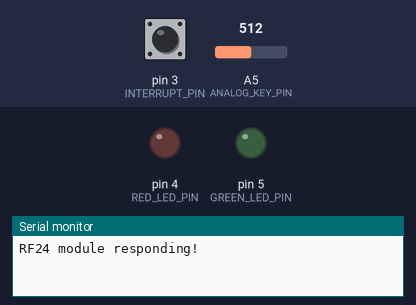
A sketch run on a simulated Arduino Uno, built with avr-gcc and run on an emulated ATmega328P. On the bench: output pins drawn as LEDs (lit = HIGH), the last lines printed to the serial monitor. The inputs (shaded band) are chosen by the test bench; at power-on: pin 3 (INTERRUPT_PIN) LOW, A5 (ANALOG_KEY_PIN) = 512. No radio packets arrive unless stated.

Above: at 1.2 s.
1.3 s: pin 3 (INTERRUPT_PIN) pulled HIGH for 0.15 s
2.9 s: pin 3 (INTERRUPT_PIN) pulsed HIGH 5 times (0.12 s each, 0.3 s apart)
At 4.8 s:
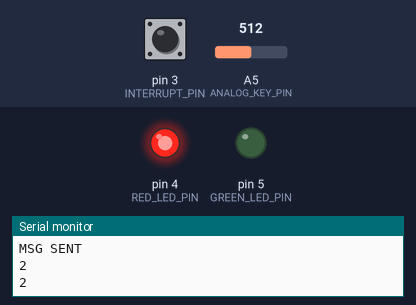
Timing chart, 0 to 6.3 s (numbered marks = the images above; inputs shaded):
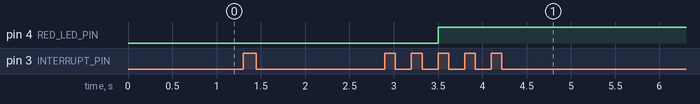

The sketch:

TX.ino
```cpp
// PROJECT  :Wireless Gate Opener
// PURPOSE  :To make a wireless access control system that integrates programming, prototyping and design for the transmitter.
// COURSE   :ICS3U-E
// AUTHOR   :T. Park
// DATE     :2025 06 04
// MCU      :328P (Standalone)
// STATUS   :Working
// REFRENCE :http://darcy.rsgc.on.ca/ACES/TEI3M/2425/ISPs.html#logs

#include <SPI.h>                                                                                     // SPI library for communication
#include <RF24.h>                                                                                    // RF24 library for radio

#define RF_CE_PIN         9                                                                          // RF24 CE pin
#define RF_CSN_PIN        8                                                                          // RF24 CSN pin

#define RED_LED_PIN       4                                                                          // Red LED output pin
#define GREEN_LED_PIN     5                                                                          // Green LED output pin

#define INTERRUPT_PIN     3                                                                          // Input pin for interrupt
#define ANALOG_KEY_PIN    A5                                                                         // Analog pin for keypad

#define PASSWORD_LENGTH   4                                                                          // Length of the password
const char CORRECT_PASSWORD[PASSWORD_LENGTH] = {'0', '6', '1', '7'};                                 // Correct password

#define NUM_KEYS          12                                                                         // Total number of keys
const uint16_t THRESHOLDS[NUM_KEYS] = {285, 310, 330, 360, 400, 425, 469, 540, 625, 720, 845, 1024}; // ADC thresholds
const char KEYS[NUM_KEYS] = { '#', '9', '6', '3', '0', '8', '5', '2', '*', '7', '4', '1' };          // Key values

RF24 radio(RF_CE_PIN, RF_CSN_PIN);                                                                   // Create radio object
const byte ADDRESS[6] = "12345";                                                                     // Pipe address for RF

char inputPassword[PASSWORD_LENGTH] = {'\0', '\0', '\0', '\0'};                                      // User input buffer
int inputIndex = 0;                                                                                  // Current index for input
volatile bool interruptTriggered = false;                                                            // Flag for interrupt

void setup() {
  Serial.begin(9600);                                                                                // Start serial communication
  while (!Serial);                                                                                   // Wait for serial monitor

  if (!radio.begin()) {                                                                              // Try initializing RF24
    Serial.println("RF24 module not responding!");                                                   // Error message
  } else {
    Serial.println("RF24 module responding!");                                                       // Success message
  }

  radio.openWritingPipe(ADDRESS);                                                                    // Set up RF writing pipe
  radio.setPALevel(RF24_PA_MIN);                                                                     // Set low power level
  radio.setDataRate(RF24_1MBPS);                                                                     // Set RF data rate
  radio.stopListening();                                                                             // Set to transmit mode

  pinMode(RED_LED_PIN, OUTPUT);                                                                      // Set red LED as output
  pinMode(GREEN_LED_PIN, OUTPUT);                                                                    // Set green LED as output
  pinMode(INTERRUPT_PIN, INPUT);                                                                     // Set interrupt pin as input

  digitalWrite(RED_LED_PIN, LOW);                                                                    // Turn off red LED
  digitalWrite(GREEN_LED_PIN, LOW);                                                                  // Turn off green LED

  attachInterrupt(digitalPinToInterrupt(INTERRUPT_PIN), handleInterrupt, RISING);                    // Attach interrupt
}

void handleInterrupt() {
  interruptTriggered = true;                                                                         // Set interrupt flag
}

char getKey() {
  uint16_t value = 0;                                                                                // Initialize analog value

  if (interruptTriggered) {                                                                          // If interrupt occurred
    value = analogRead(ANALOG_KEY_PIN);                                                              // Read keypad input
    interruptTriggered = false;                                                                      // Reset the flag
  }

  char ch = '?';                                                                                     // Default unknown key

  for (int i = 0; i < NUM_KEYS; i++) {                                                               // Iterate through all keys
    if (i == 0 && value < THRESHOLDS[i]) {
      ch = KEYS[i];                                                                                  // Match first threshold
      break;
    } else if (i == NUM_KEYS - 1 || value >= THRESHOLDS[i]) {
      ch = KEYS[i];                                                                                  // Match last or above threshold
    } else if (value >= THRESHOLDS[i - 1] && value < THRESHOLDS[i]) {
      ch = KEYS[i];                                                                                  // Match in between thresholds
      break;
    }
  }
  return ch;                                                                                         // Return detected key
}

void checkPassword() {
  bool correct = true;                                                                               // Assume password correct

  for (int i = 0; i < PASSWORD_LENGTH; i++) {
    if (inputPassword[i] != CORRECT_PASSWORD[i]) {
      correct = false;                                                                               // Mismatch found
      break;
    }
  }

  digitalWrite(GREEN_LED_PIN, correct ? HIGH : LOW);                                                 // Green for correct
  digitalWrite(RED_LED_PIN, correct ? LOW : HIGH);                                                   // Red for incorrect

  if (radio.write(&correct, sizeof(correct))) {
    Serial.println("MSG SENT");                                                                      // Radio sent successfully
  } else {
    Serial.println("MSG NOT SENT");                                                                  // Radio send failed
  }

  inputIndex = 0;                                                                                    // Reset input index
  memset(inputPassword, '\0', PASSWORD_LENGTH);                                                      // Clear input buffer
}

void loop() {
  char ch = getKey();                                                                                 // Get key press

  if (ch >= '0' && ch <= '9') {                                                                       // If valid number key
    Serial.println(ch);                                                                               // Print key to serial

    if (inputIndex < PASSWORD_LENGTH) {
      inputPassword[inputIndex] = ch;                                                                 // Store key
      inputIndex++;                                                                                   // Increment input index
    }

    if (inputIndex == PASSWORD_LENGTH) {
      checkPassword();                                                                                // Check entered password
    }
  }
}
```

Measured:
- after the input at 2.9 s, pin 4 (RED_LED_PIN): LOW → HIGH after 0.60 s
